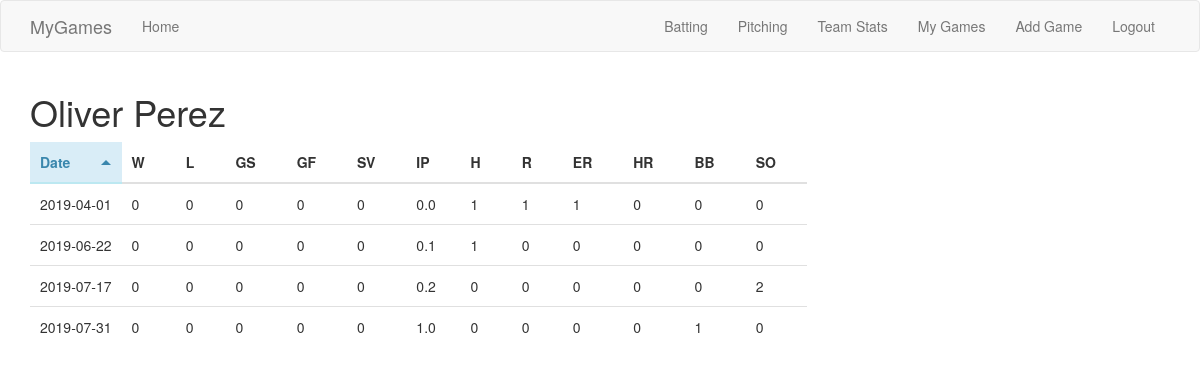
/pitcher/424144 (signed in), run on the app's committed database.
### app/models.py (models this page shows, shortened)
class PlayerData(db.Model):
	id = db.Column(db.Integer, primary_key=True)
	name = db.Column(db.String(64), index=True)
	sort_name = db.Column(db.String(64), index=True)

class Game(db.Model):
	id = db.Column(db.Integer, primary_key=True)
	game_pk = db.Column(db.Integer, db.ForeignKey('game_data.game_pk'), index=True)
	user_id = db.Column(db.Integer, db.ForeignKey('user.id'))

class GameData(db.Model):
	game_pk = db.Column(db.Integer, primary_key=True)
	date = db.Column(db.String(10))
	dh_status = db.Column(db.Integer, default=0)
	home_team = db.Column(db.String(32), index=True)
	home_score = db.Column(db.Integer)
	away_team = db.Column(db.String(32), index=True)
	away_score = db.Column(db.Integer)

class PitchGame(db.Model):
	id = db.Column(db.Integer, primary_key=True)
	game_pk = db.Column(db.Integer, db.ForeignKey('game_data.game_pk'), index=True)
	pitcher_id = db.Column(db.Integer, db.ForeignKey('player_data.id'), index=True)
	w = db.Column(db.Integer)
	losses = db.Column(db.Integer)
	gs = db.Column(db.Integer)
	gf = db.Column(db.Integer)
	sv = db.Column(db.Integer)
	h = db.Column(db.Integer)
	r = db.Column(db.Integer)
	er = db.Column(db.Integer)
	hr = db.Column(db.Integer)
	bb = db.Column(db.Integer)
	so = db.Column(db.Integer)
	outs = db.Column(db.Integer)

### app/routes.py (the view)
@app.route('/pitcher/<player_id>')
@login_required
def pitcher_games(player_id):
	name = PlayerData.query.filter(PlayerData.id==player_id).first().name
	q = db.session.query(Game, PitchGame, GameData).\
				   filter(Game.game_pk==PitchGame.game_pk).\
				   filter(Game.game_pk==GameData.game_pk).\
				   filter(Game.user_id==current_user.id).\
				   filter(PitchGame.pitcher_id==player_id).\
				   order_by(GameData.date).\
				   all()
	rows = [ (g, pg, gd, outs_to_ip(pg.outs)) for (g, pg, gd) in q ]
	return render_template("pitcher.html", name=name, rows=rows)

### app/models.py (called while the page is built)
@login.user_loader
def load_user(id):
	return User.query.get(int(id))

### app/routes.py (called while the page is built)
def outs_to_ip(outs):
	return str(int(outs/3)) + '.' + str(outs % 3)

### app/templates/pitcher.html
{% extends "sort_table.html" %}
{% block app_content %}
<h1>{{ name }}</h1>
<table class="sortable-theme-bootstrap" data-sortable>
	<thead>
		<tr>
			<th data-sorted="true" data-sorted-direction="ascending">Date</th>
			<th>W</th>
			<th>L</th>
			<th>GS</th>
			<th>GF</th>
			<th>SV</th>
			<th>IP</th>
			<th>H</th>
			<th>R</th>
			<th>ER</th>
			<th>HR</th>
			<th>BB</th>
			<th>SO</th>
		</tr>
	</thead>
	<tbody>
		{% for row in rows %}
		<tr>
			<td>{{ row[2]['date'] }}</td>
			<td>{{ row[1]['w'] }}</td>
			<td>{{ row[1]['losses'] }}</td>
			<td>{{ row[1]['gs'] }}</td>
			<td>{{ row[1]['gf'] }}</td>
			<td>{{ row[1]['sv'] }}</td>
			<td>{{ row[3] }}</td>
			<td>{{ row[1]['h'] }}</td>
			<td>{{ row[1]['r'] }}</td>
			<td>{{ row[1]['er'] }}</td>
			<td>{{ row[1]['hr'] }}</td>
			<td>{{ row[1]['bb'] }}</td>
			<td>{{ row[1]['so'] }}</td>
		</tr>
		{% endfor %}
	</tbody>
</table>
{% endblock %}

### data on the page
PlayerData: name "Oliver Perez"
Game: date "2019-04-01", w "0", losses "0", gs "0", gf "0", sv "0", row "0.0", h "1", r "1", er "1", hr "0", bb "0", so "0"
Game: date "2019-06-22", w "0", losses "0", gs "0", gf "0", sv "0", row "0.1", h "1", r "0", er "0", hr "0", bb "0", so "0"
Game: date "2019-07-17", w "0", losses "0", gs "0", gf "0", sv "0", row "0.2", h "0", r "0", er "0", hr "0", bb "0", so "2"
Game: date "2019-07-31", w "0", losses "0", gs "0", gf "0", sv "0", row "1.0", h "0", r "0", er "0", hr "0", bb "1", so "0"
